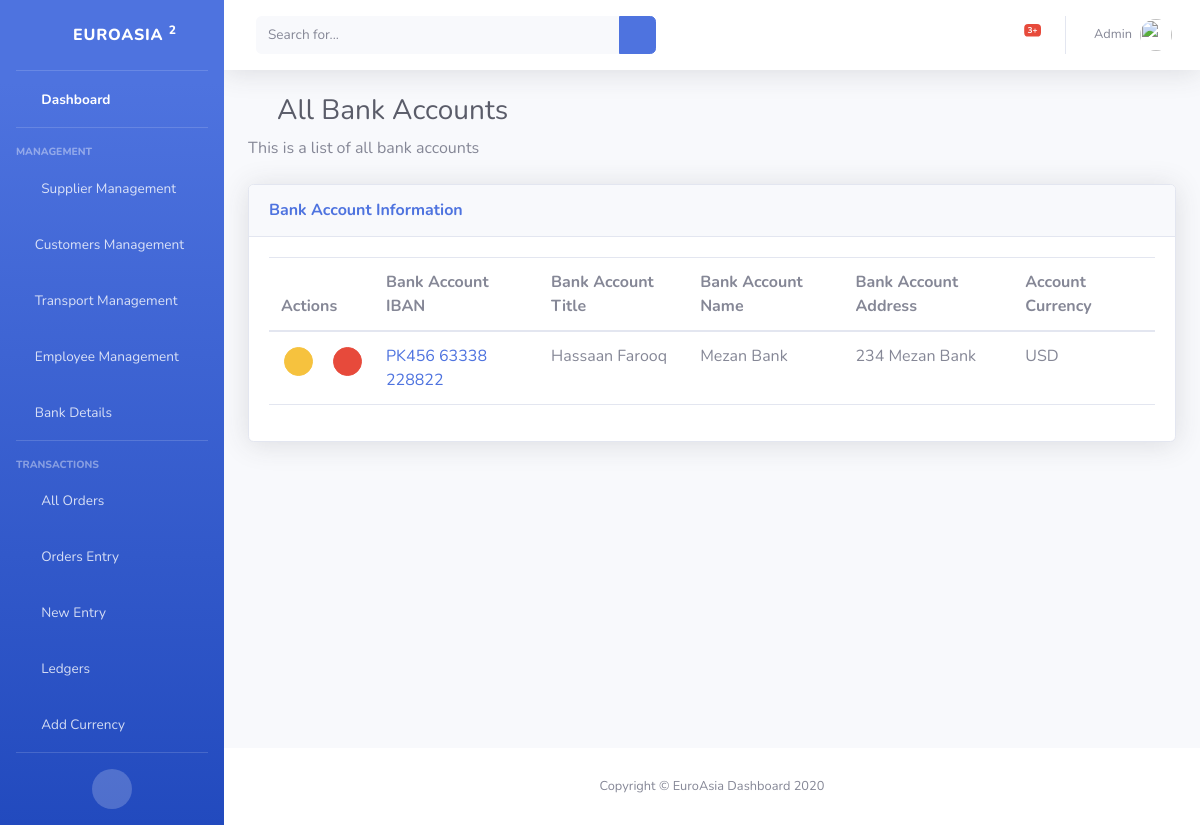
The app's page /view_bank/ (signed in) with its own data.
### app/models.py (models this page shows, shortened)
class BankAccount(models.Model):
    bank_account_id = models.CharField(max_length=150, null=False)
    bank_account_title = models.CharField(max_length=150, null=False)
    bank_account_name = models.CharField(max_length=150, null=False)
    bank_account_address = models.TextField(null=False)
    opening_balance = models.FloatField(null=False)
    net_balance = models.FloatField()
    city = models.CharField(max_length=150, blank=True)
    country = models.CharField(max_length=150, blank=True)
    postal_code = models.CharField(max_length=150, blank=True)
    currency = models.ForeignKey(Currency, related_name="bank_account", on_delete=models.CASCADE)
    pdf_attachment_box = models.FileField(upload_to="Files", blank=True)
    notes = models.TextField(blank=True)

class Currency(models.Model):
    currency_name = models.CharField(max_length=150, null=False)
    currency_symbol = models.CharField(max_length=150, null=False)
    abbreviation = models.CharField(max_length=150)

### app/views.py (the view)
# urls.py: url(r'^view_bank/', views.view_bank, name="view_bank"),
def view_bank(request):
    if 'logged_in' in request.session:
        bankaccounts = BankAccount.objects.all()
        return render(request, 'view_bank.html',{'bankaccounts':bankaccounts})
    else:
        return redirect('login')

### app/templates/view_bank.html (shortened to what this page needs)
{% include './includes/sidebar.html' %}
{% load static %}
<link href="{% static 'vendor/datatables/dataTables.bootstrap4.min.css' %}" rel="stylesheet">
<div class="container-fluid">
    <h1 class="h3 mb-2 text-gray-800"><i class="fas fa-money-check-alt"></i> All Bank Accounts</h1>
    <p class="mb-4">This is a list of all bank accounts</p>
    <div class="card shadow mb-4">
        <div class="card-header py-3">
            <h6 class="m-0 font-weight-bold text-primary">Bank Account Information</h6>
        </div>
        <div class="card-body">
            <div class="table-responsive">
                <table class="table table-bordered" id="dataTable" width="100%" cellspacing="0">
                    <thead>
                    <tr>
                        <th>Actions</th>
                        <th>Bank Account IBAN</th>
                        <th>Bank Account Title</th>
                        <th>Bank Account Name</th>
                        <th>Bank Account Address</th>
                        <th>Account Currency</th>
                    </tr>
                    </thead>
                    <tbody>
                    {% for bankaccount in bankaccounts %}
                    <tr>
                        <td style="padding:15px;">
                            <div class="row">
                                <div class="col-md-6 col-xs-6">
                                    <a href="{% url 'edit_bank' id=bankaccount.id %}" data-toggle="tooltip" title="Edit" class="btn btn-warning btn-circle btn-sm">
                                        <i class="fas fa-edit"></i>
                                    </a>
                                </div>
                                <div class="col-md-6 col-xs-6">
                                    <a href="{% url 'delete_bank' id=bankaccount.id %}" data-toggle="tooltip" title="Delete"  class="btn btn-danger btn-circle btn-sm">
                                        <i class="fas fa-trash"></i>
                                    </a>
                                </div>
                            </div>
                        </td>
                        <td><a href="{% url 'individual_bank' id=bankaccount.id %}">{{bankaccount.bank_account_id}}</a></td>
                        <td>{{bankaccount.bank_account_title}}</td>
                        <td>{{bankaccount.bank_account_name}}</td>
                        <td>{{bankaccount.bank_account_address}}</td>
                        <td>{{bankaccount.currency.abbreviation}}</td>
                    </tr>
                    {% endfor %}
                    </tbody>
                </table>
            </div>
        </div>
    </div>
</div>
</div>
<footer class="sticky-footer bg-white">
    <div class="container my-auto">
        <div class="copyright text-center my-auto">
            <span>Copyright &copy; EuroAsia Dashboard 2020</span>
        </div>
    </div>
</footer>
</div>
</div>
</body>
</html>

### app/templates/view_bank.html (style rules this page uses)
table { border-left:none !important; border-right:none !important; }
th { border-left:none !important; border-right:none !important; }
tbody { border-left:none !important; border-right:none !important; }
tbody td { border-left:none !important; border-right:none !important; }

### records on screen
BankAccount: bank_account_id "PK456 63338 228822", bank_account_title "Hassaan Farooq", bank_account_name "Mezan Bank", bank_account_address "234 Mezan Bank", currency.abbreviation "USD"
